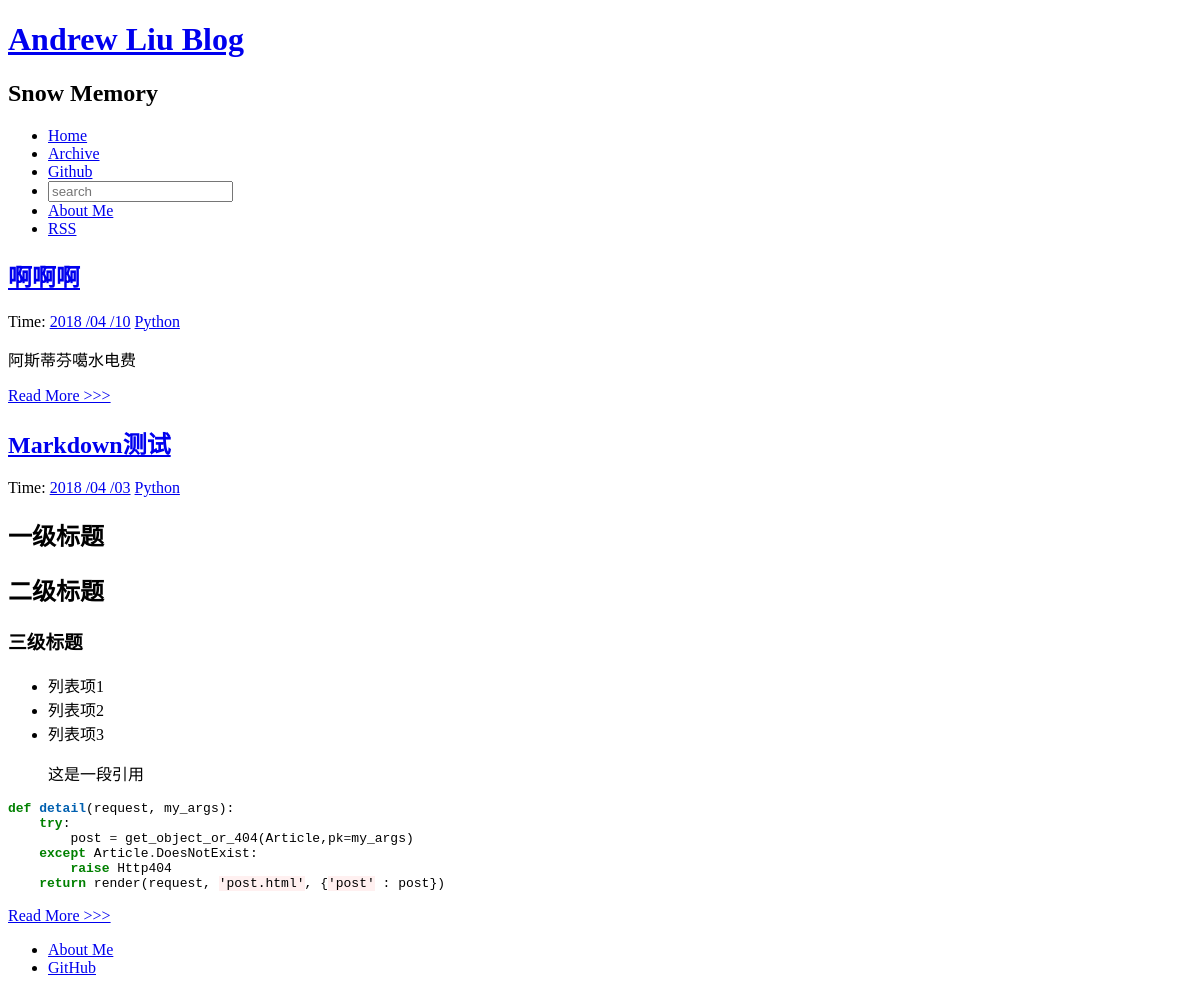
The app's page /tag1/ with its own data.
### article/models.py (models this page shows, shortened)
class Article(models.Model):
    title = models.CharField(u'标题', max_length=70)
    body = models.TextField(u'正文')
    created_time = models.DateTimeField(u'创建时间')
    modified_time = models.DateTimeField(u'修改时间')
    excerpt = models.CharField(u'摘要', max_length=200, blank=True)
    category = models.ForeignKey(Category, on_delete=models.CASCADE, verbose_name='分类')
    tags = models.ManyToManyField(Tag, blank=True, verbose_name='标签')
    author = models.ForeignKey(User, on_delete=models.CASCADE, verbose_name='作者')
    class Meta:
        ordering = ['-created_time']

class Category(models.Model):
    name = models.CharField(u'分类', max_length=100)
    def __str__(self):
        return self.name

### article/views.py (the view)
# urls.py: url(r'^tag(?P<tag>\w+)/$', views.search_tag, name='search_tag'),
def search_tag(request, tag):
	try:
		post_list = Article.objects.filter(category_id = tag)
	except Article.DoesNotExist:
		raise Http404
	return render(request, 'tag.html', {'post_list' : post_list})

### article/templatetags/custom_markdown.py (called while the page is built)
@register.filter(is_safe=True)  #注册template filter
@stringfilter  #希望字符串作为参数
def custom_markdown(value):
    return mark_safe(markdown.markdown(value,
        extensions = ['markdown.extensions.codehilite',
                      'markdown.extensions.extra',
                      'markdown.extensions.toc',
                      'markdown.extensions.fenced_code',
                      ],
                      safe_mode=True,
                      enable_attributes=False))

### templates/tag.html
{% extends "base.html" %}
{% load custom_markdown %}
{% block content %}
<div class="posts">
    {% for post in post_list %}
        <section class="post">
            <header class="post-header">
                <h2 class="post-title"><a href="{% url "article:detail" post.pk %}">{{ post.title }}</a></h2>
                    <p class="post-meta">
                        Time:  <a class="post-author" href="#">{{ post.created_time |date:"Y /m /d"}}</a>
                        <a class="post-category post-category-js" href="{% url "article:search_tag" tag=post.category_id %}">{{ post.category|title }}</a>
                    </p>
            </header>
                <div class="post-description">
                    <p>
                        {{ post.body | custom_markdown }}
                    </p>
                </div>
                <a class="pure-button" href="{% url "article:detail" post.pk %}">Read More >>> </a>
        </section>
    {% endfor %}
</div>
{% endblock %}

### article/static/blog/css/highlights/colorful.css (style rules this page uses)
.codehilite .k { color: #008000; font-weight: bold }
.codehilite .o { color: #303030 }
.codehilite .nf { color: #0060B0; font-weight: bold }
.codehilite .w { color: #bbbbbb }
.codehilite .s1 { background-color: #fff0f0 }

### records on screen
Article: title "啊啊啊", created_time "2018 /04 /10", category "Python", body|custom_markdown "阿斯蒂芬噶水电费"
Article: title "Markdown测试", created_time "2018 /04 /03", category "Python", body|custom_markdown "一级标题 二级标题 三级标题 列表项1 列表项2 列表项3 这是一段引用 def detail ( request , my_args ): try : post = get_object_or_404 ( Article , pk = my_args ) except Article . DoesNotExist : raise Http404 return render ( request , 'post.html' , { 'post' : post })"
